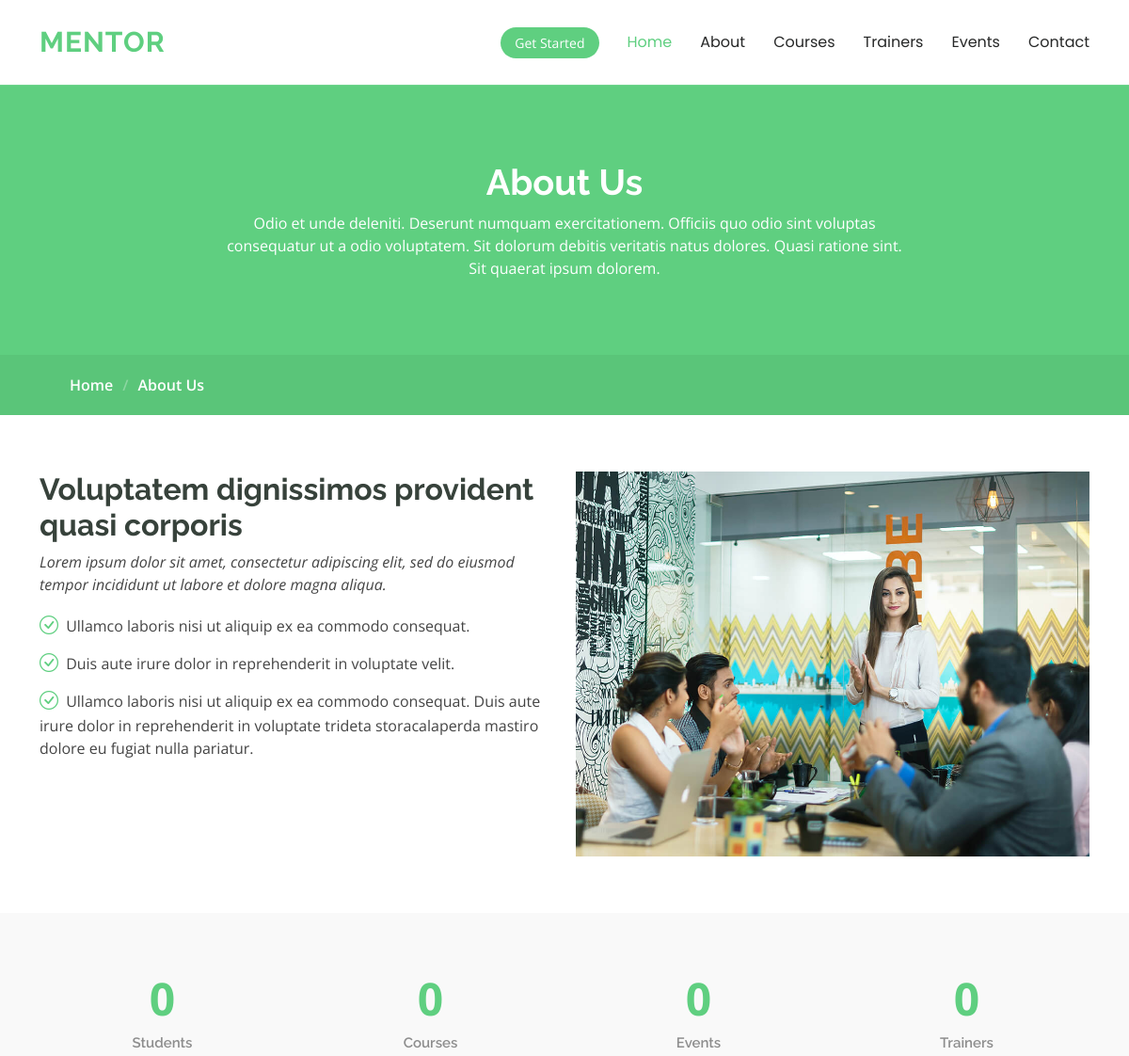
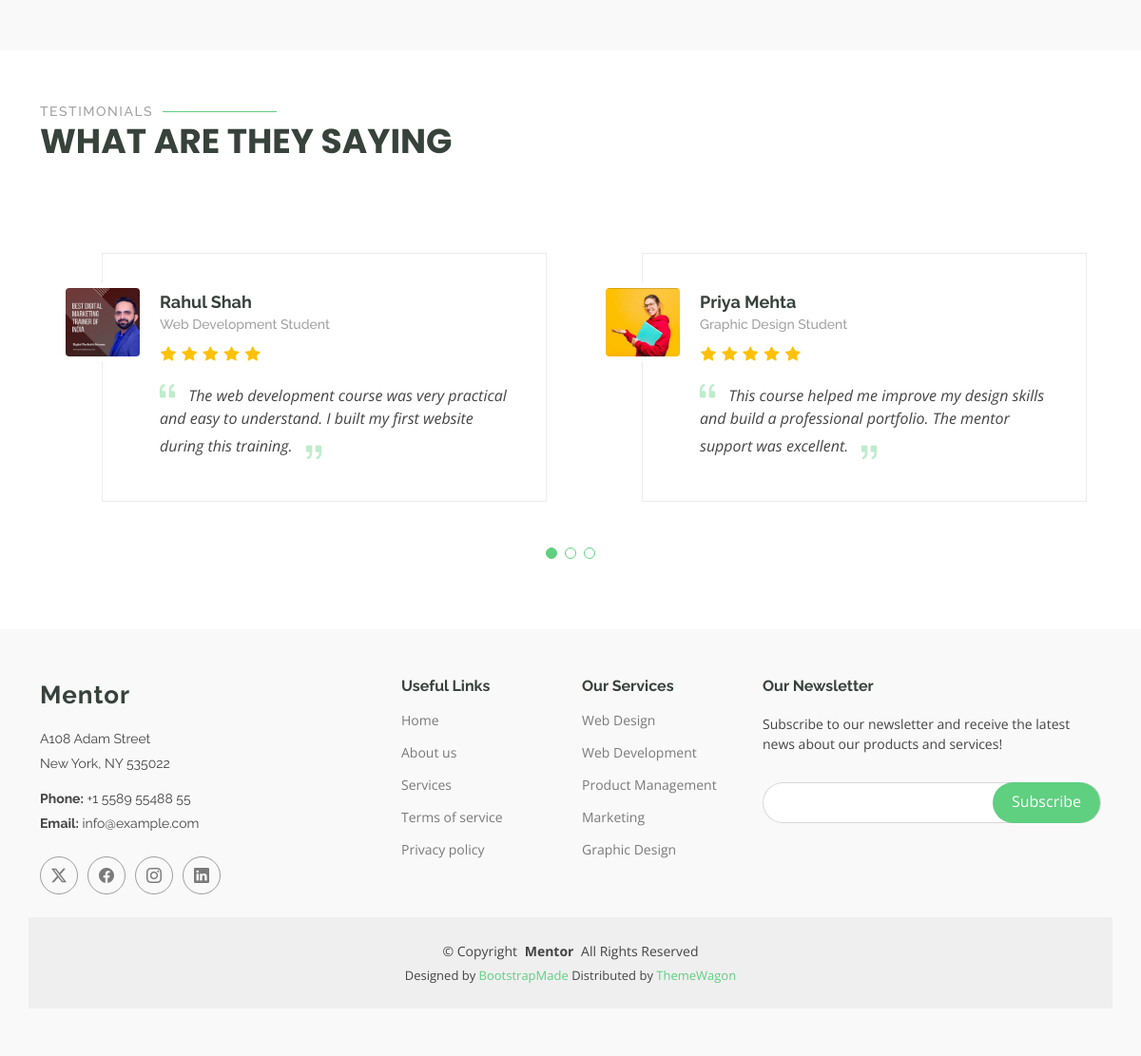
Page /about.php on the committed database (2 pictures, top to bottom).
### tables this page shows
CREATE TABLE `testimonials` (
  `id` int(11) NOT NULL,
  `image` varchar(255) NOT NULL,
  `name` varchar(100) NOT NULL,
  `position` varchar(100) NOT NULL,
  `description` text NOT NULL
);

### about.php (the view, shortened to what this page needs)
<?php
 include('layout/header.php');
?>
  <main class="main">
    <div class="page-title" data-aos="fade">
      <div class="heading">
        <div class="container">
          <div class="row d-flex justify-content-center text-center">
            <div class="col-lg-8">
              <h1>About Us<br></h1>
              <p class="mb-0">Odio et unde deleniti. Deserunt numquam exercitationem. Officiis quo odio sint voluptas consequatur ut a odio voluptatem. Sit dolorum debitis veritatis natus dolores. Quasi ratione sint. Sit quaerat ipsum dolorem.</p>
            </div>
          </div>
        </div>
      </div>
      <nav class="breadcrumbs">
        <div class="container">
          <ol>
            <li><a href="about.php">Home</a></li>
            <li class="current">About Us<br></li>
          </ol>
        </div>
      </nav>
    </div>
    <section id="about-us" class="section about-us">
      <div class="container">
        <div class="row gy-4">
          <div class="col-lg-6 order-1 order-lg-2" data-aos="fade-up" data-aos-delay="100">
            <img src="assets/img/about-2.jpg" class="img-fluid" alt="">
          </div>
          <div class="col-lg-6 order-2 order-lg-1 content" data-aos="fade-up" data-aos-delay="200">
            <h3>Voluptatem dignissimos provident quasi corporis</h3>
            <p class="fst-italic">
              Lorem ipsum dolor sit amet, consectetur adipiscing elit, sed do eiusmod tempor incididunt ut labore et dolore
              magna aliqua.
            </p>
            <ul>
              <li><i class="bi bi-check-circle"></i> <span>Ullamco laboris nisi ut aliquip ex ea commodo consequat.</span></li>
              <li><i class="bi bi-check-circle"></i> <span>Duis aute irure dolor in reprehenderit in voluptate velit.</span></li>
              <li><i class="bi bi-check-circle"></i> <span>Ullamco laboris nisi ut aliquip ex ea commodo consequat. Duis aute irure dolor in reprehenderit in voluptate trideta storacalaperda mastiro dolore eu fugiat nulla pariatur.</span></li>
            </ul>
          </div>
        </div>
      </div>
    </section>
    <section id="counts" class="section counts light-background">
      <div class="container" data-aos="fade-up" data-aos-delay="100">
        <div class="row gy-4">
          <div class="col-lg-3 col-md-6">
            <div class="stats-item text-center w-100 h-100">
              <span data-purecounter-start="0" data-purecounter-end="1232" data-purecounter-duration="1" class="purecounter"></span>
              <p>Students</p>
            </div>
          </div>
          <div class="col-lg-3 col-md-6">
            <div class="stats-item text-center w-100 h-100">
              <span data-purecounter-start="0" data-purecounter-end="64" data-purecounter-duration="1" class="purecounter"></span>
              <p>Courses</p>
            </div>
          </div>
          <div class="col-lg-3 col-md-6">
            <div class="stats-item text-center w-100 h-100">
              <span data-purecounter-start="0" data-purecounter-end="42" data-purecounter-duration="1" class="purecounter"></span>
              <p>Events</p>
            </div>
          </div>
          <div class="col-lg-3 col-md-6">
            <div class="stats-item text-center w-100 h-100">
              <span data-purecounter-start="0" data-purecounter-end="24" data-purecounter-duration="1" class="purecounter"></span>
              <p>Trainers</p>
            </div>
          </div>
        </div>
      </div>
    </section>
    <section id="testimonials" class="testimonials section">
<div class="container section-title" data-aos="fade-up">
<h2>Testimonials</h2>
<p>What are they saying</p>
</div>
<div class="container" data-aos="fade-up" data-aos-delay="100">
<?php include('backend/config.php'); ?>
<div class="swiper init-swiper">
<div class="swiper-wrapper">
<?php
$query = "SELECT * FROM testimonials";
$result = mysqli_query($conn, $query);
if (mysqli_num_rows($result) > 0) {
while ($row = mysqli_fetch_assoc($result)) {
?>
<div class="swiper-slide">
<div class="testimonial-wrap">
<div class="testimonial-item">
<img src="backend/assets/uploads/testimonials/<?php echo $row['image']; ?>" class="testimonial-img" alt="">
<h3><?php echo $row['name']; ?></h3>
<h4><?php echo $row['position']; ?></h4>
<div class="stars">
<i class="bi bi-star-fill"></i>
<i class="bi bi-star-fill"></i>
<i class="bi bi-star-fill"></i>
<i class="bi bi-star-fill"></i>
<i class="bi bi-star-fill"></i>
</div>
<p>
<i class="bi bi-quote quote-icon-left"></i>
<span><?php echo $row['description']; ?></span>
<i class="bi bi-quote quote-icon-right"></i>
</p>
</div>
</div>
</div>
<?php
}
}
?>
</div>
<div class="swiper-pagination"></div>
</div>
</div>
</section>
  </main>
<?php
 include('layout/footer.php');
?>

### rows in the picture
testimonials: image (picture), name "Rahul Shah", position "Web Development Student", description "The web development course was very practical and easy to understand. I built my first website during this training."
testimonials: image (picture), name "Priya Mehta", position "Graphic Design Student", description "This course helped me improve my design skills and build a professional portfolio. The mentor support was excellent."
